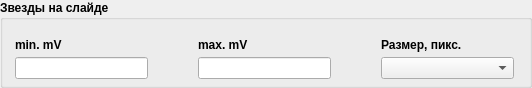
        <widget class="QGroupBox" name="groupBox_2">
         <property name="sizePolicy">
          <sizepolicy hsizetype="Expanding" vsizetype="Fixed">
           <horstretch>0</horstretch>
           <verstretch>0</verstretch>
          </sizepolicy>
         </property>
         <property name="maximumSize">
          <size>
           <width>16777215</width>
           <height>16777215</height>
          </size>
         </property>
         <property name="font">
          <font>
           <weight>75</weight>
           <bold>true</bold>
          </font>
         </property>
         <property name="title">
          <string>Звезды на слайде</string>
         </property>
         <property name="flat">
          <bool>false</bool>
         </property>
         <layout class="QGridLayout" name="gridLayout_13">
          <property name="sizeConstraint">
           <enum>QLayout::SetFixedSize</enum>
          </property>
          <property name="leftMargin">
           <number>12</number>
          </property>
          <property name="topMargin">
           <number>18</number>
          </property>
          <property name="rightMargin">
           <number>15</number>
          </property>
          <property name="bottomMargin">
           <number>6</number>
          </property>
          <property name="horizontalSpacing">
           <number>50</number>
          </property>
          <property name="verticalSpacing">
           <number>5</number>
          </property>
          <item row="0" column="0">
           <widget class="QLabel" name="label_11">
            <property name="sizePolicy">
             <sizepolicy hsizetype="Fixed" vsizetype="Fixed">
              <horstretch>0</horstretch>
              <verstretch>0</verstretch>
             </sizepolicy>
            </property>
            <property name="font">
             <font>
              <weight>75</weight>
              <bold>true</bold>
             </font>
            </property>
            <property name="text">
             <string>min. mV</string>
            </property>
           </widget>
          </item>
          <item row="1" column="0">
           <widget class="QLineEdit" name="minMvLineEdit">
            <property name="sizePolicy">
             <sizepolicy hsizetype="Fixed" vsizetype="Fixed">
              <horstretch>0</horstretch>
              <verstretch>0</verstretch>
             </sizepolicy>
            </property>
            <property name="minimumSize">
             <size>
              <width>133</width>
              <height>0</height>
             </size>
            </property>
            <property name="maximumSize">
             <size>
              <width>133</width>
              <height>16777215</height>
             </size>
            </property>
            <property name="font">
             <font>
              <weight>50</weight>
              <bold>false</bold>
             </font>
            </property>
           </widget>
          </item>
          <item row="1" column="1">
           <widget class="QLineEdit" name="maxMvLineEdit">
            <property name="sizePolicy">
             <sizepolicy hsizetype="Fixed" vsizetype="Fixed">
              <horstretch>0</horstretch>
              <verstretch>0</verstretch>
             </sizepolicy>
            </property>
            <property name="minimumSize">
             <size>
              <width>133</width>
              <height>0</height>
             </size>
            </property>
            <property name="maximumSize">
             <size>
              <width>133</width>
              <height>16777215</height>
             </size>
            </property>
            <property name="font">
             <font>
              <weight>50</weight>
              <bold>false</bold>
             </font>
            </property>
           </widget>
          </item>
          <item row="0" column="1">
           <widget class="QLabel" name="label_12">
            <property name="sizePolicy">
             <sizepolicy hsizetype="Fixed" vsizetype="Fixed">
              <horstretch>0</horstretch>
              <verstretch>0</verstretch>
             </sizepolicy>
            </property>
            <property name="font">
             <font>
              <weight>75</weight>
              <bold>true</bold>
             </font>
            </property>
            <property name="text">
             <string>max. mV</string>
            </property>
           </widget>
          </item>
          <item row="0" column="2">
           <widget class="QLabel" name="label_16">
            <property name="sizePolicy">
             <sizepolicy hsizetype="Fixed" vsizetype="Fixed">
              <horstretch>0</horstretch>
              <verstretch>0</verstretch>
             </sizepolicy>
            </property>
            <property name="font">
             <font>
              <weight>75</weight>
              <bold>true</bold>
             </font>
            </property>
            <property name="text">
             <string>Размер, пикс.</string>
            </property>
           </widget>
          </item>
          <item row="1" column="2">
           <widget class="QComboBox" name="comboBox">
            <property name="sizePolicy">
             <sizepolicy hsizetype="Expanding" vsizetype="Fixed">
              <horstretch>0</horstretch>
              <verstretch>0</verstretch>
             </sizepolicy>
            </property>
            <property name="minimumSize">
             <size>
              <width>133</width>
              <height>0</height>
             </size>
            </property>
            <property name="font">
             <font>
              <weight>50</weight>
              <bold>false</bold>
             </font>
            </property>
            <property name="sizeAdjustPolicy">
             <enum>QComboBox::AdjustToContents</enum>
            </property>
           </widget>
          </item>
         </layout>
        </widget>
